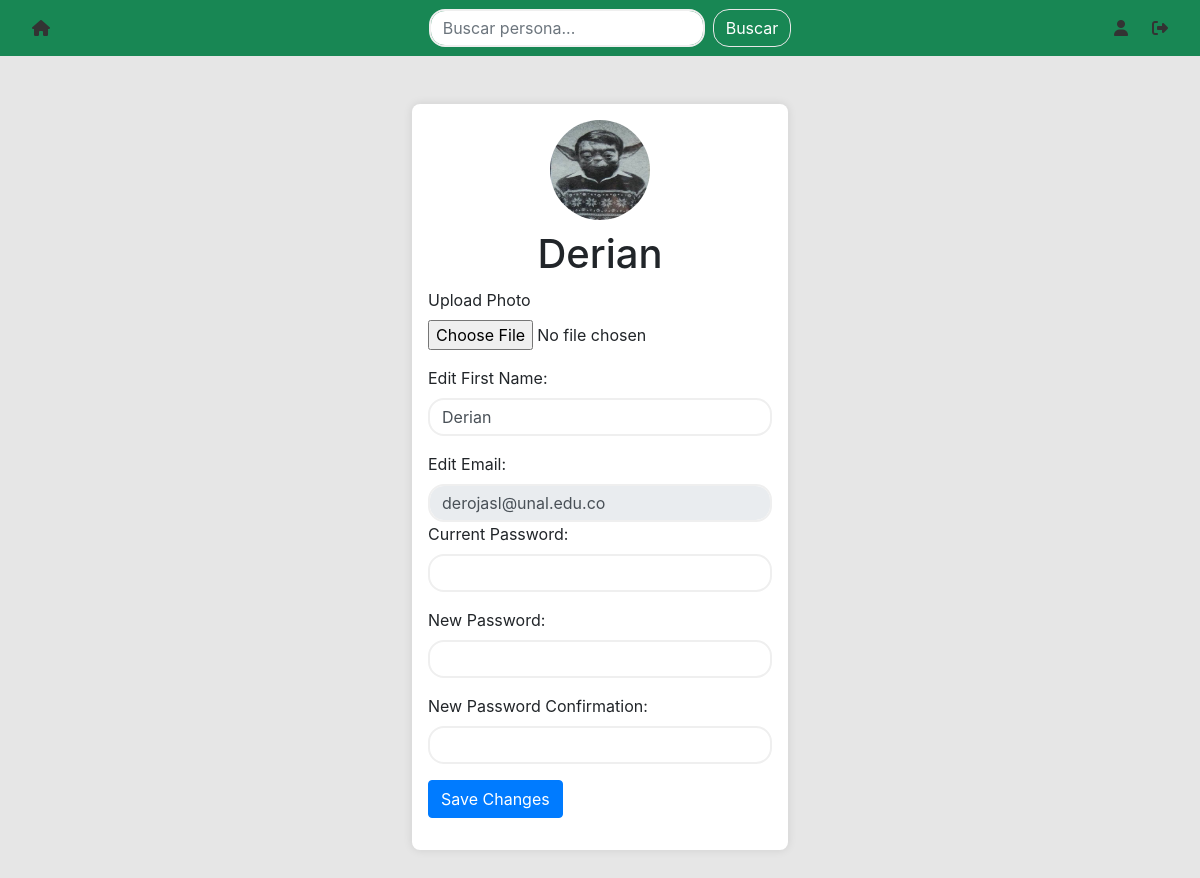
/edit_profile (signed in), run on the app's committed database.
### website/models.py (models this page shows)
class User(db.Model, UserMixin):
    id = db.Column(db.Integer, primary_key=True)
    email = db.Column(db.String(150), unique=True)
    password = db.Column(db.String(150))
    first_name = db.Column(db.String(150))
    notes = db.relationship('Note')
    books = db.relationship('Book', secondary='list')
    reviews = db.relationship('Review')
    photo_path = db.Column(db.String(255))

### website/views.py (the view, shortened to what this page needs)
@views.route('/edit_profile', methods=['GET', 'POST'])
@login_required
def edit_profile():
    return render_template("edit_profile.html", user=current_user)

### website/__init__.py (called while the page is built)
def create_app():
    app = Flask(__name__)
    app.config['SECRET_KEY'] = 'hjshjhdjah kjshkjdhjs'
    app.config['SQLALCHEMY_DATABASE_URI'] = f'sqlite:///{DB_NAME}'
    app.config['UPLOAD_FOLDER'] = './website/static/uploads'
    app.config['ALLOWED_EXTENSIONS'] = {'png', 'jpg', 'jpeg'}
    if not os.path.exists(app.config['UPLOAD_FOLDER']):
        os.makedirs(app.config['UPLOAD_FOLDER'])
    db.init_app(app)
    from .views import views
    from .auth import auth
    app.register_blueprint(views, url_prefix='/')
    app.register_blueprint(auth, url_prefix='/')
    from .models import User, Note
    with app.app_context():
        db.create_all()
    login_manager = LoginManager()
    login_manager.login_view = 'auth.login'
    login_manager.init_app(app)
    @login_manager.user_loader
    def load_user(id):
        return User.query.get(int(id))
    return app

### website/templates/edit_profile.html (shortened to what this page needs)
{% extends "base.html" %}
{% block content %}
<div class="container d-flex justify-content-center align-items-center mt-5 mb-5">
    <div class="profile-container bg-white p-3">
        <div class="profile-header text-center">
            <img src="{{ url_for('static', filename=user.photo_path) }}" alt="User Image" class="user-image img-fluid">
            <div>
                <h1 class="profile-title">{{ user.first_name }}</h1>
            </div>
        </div>
        <div class="profile-info">
            <form action="{{ url_for('auth.profile') }}" method="post" enctype="multipart/form-data">
                <div class="form-group">
                    <label for="picture">Upload Photo</label>
                    <br />
                    <input type="file" id="picture" name="picture">
                </div>
                <div class="form-group">
                    <label for="new_first_name">Edit First Name:</label>
                    <input type="text" class="form-control" id="new_first_name" name="new_first_name" value="{{ user.first_name }}">
                </div>
                <div class="form-group">
                    <label for="new_email" disabled>Edit Email:</label>
                    <input type="email" class="form-control" id="new_email" name="new_email" value="{{ user.email }}" disabled>
                <div class="form-group">
                    <label for="current_password">Current Password:</label>
                    <input type="password" class="form-control" id="current_password" name="current_password" >
                </div>
                <div class="form-group">
                    <label for="new_password">New Password:</label>
                    <input type="password" class="form-control" id="new_password" name="new_password" >
                </div>
                <div class="form-group">
                    <label for="new_password_confirmation">New Password Confirmation:</label>
                    <input type="password" class="form-control" id="new_password_confirmation" name="new_password_confirmation" >
                </div>
                <button type="submit" class="btn btn-primary">Save Changes</button>
            </form>
        </div>
    </div>
</div>
{% endblock %}

### website/templates/base.html (style rules this page uses)
.form-control { border: 2px solid #efefef; border-radius: 16px; margin-right: 8px; }

### website/templates/edit_profile.html (style rules this page uses)
.profile-container { max-width: 600px; box-shadow: 0 0 10px rgba(0,0,0,0.1); border-radius: 8px; }
.profile-title { margin-bottom: 10px; }
.user-image { width: 100px; height: 100px; border-radius: 50%; margin-bottom: 10px; }

### data on the page
User: photo_path (picture), first_name "Derian", new_first_name "Derian", new_email "derojasl@unal.edu.co"
